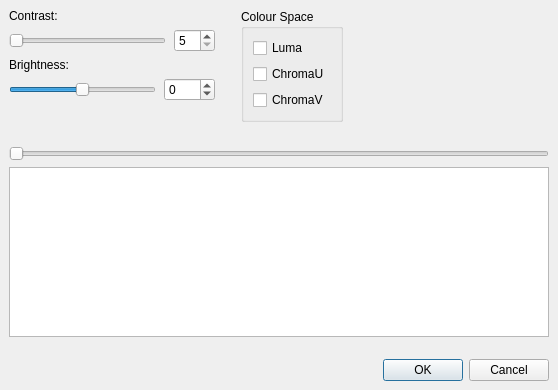
<ui version="4.0" >
 <class>contrastDialog</class>
 <widget class="QDialog" name="contrastDialog" >
  <property name="geometry" >
   <rect>
    <x>0</x>
    <y>0</y>
    <width>558</width>
    <height>390</height>
   </rect>
  </property>
  <property name="windowTitle" >
   <string>Contrast</string>
  </property>
  <layout class="QVBoxLayout" >
   <property name="margin" >
    <number>9</number>
   </property>
   <property name="spacing" >
    <number>6</number>
   </property>
   <item>
    <layout class="QHBoxLayout" >
     <property name="margin" >
      <number>0</number>
     </property>
     <property name="spacing" >
      <number>6</number>
     </property>
     <item>
      <layout class="QVBoxLayout" >
       <property name="margin" >
        <number>0</number>
       </property>
       <property name="spacing" >
        <number>6</number>
       </property>
       <item>
        <widget class="QLabel" name="label" >
         <property name="text" >
          <string>Contrast:</string>
         </property>
        </widget>
       </item>
       <item>
        <layout class="QHBoxLayout" >
         <property name="margin" >
          <number>0</number>
         </property>
         <property name="spacing" >
          <number>6</number>
         </property>
         <item>
          <widget class="QSlider" name="horizontalSliderContrast" >
           <property name="minimum" >
            <number>5</number>
           </property>
           <property name="maximum" >
            <number>15</number>
           </property>
           <property name="orientation" >
            <enum>Qt::Horizontal</enum>
           </property>
          </widget>
         </item>
         <item>
          <spacer>
           <property name="orientation" >
            <enum>Qt::Horizontal</enum>
           </property>
           <property name="sizeType" >
            <enum>QSizePolicy::Fixed</enum>
           </property>
           <property name="sizeHint" >
            <size>
             <width>2</width>
             <height>20</height>
            </size>
           </property>
          </spacer>
         </item>
         <item>
          <widget class="QSpinBox" name="contrastSpinBox" >
           <property name="maximum" >
            <number>15</number>
           </property>
           <property name="minimum" >
            <number>5</number>
           </property>
          </widget>
         </item>
        </layout>
       </item>
       <item>
        <widget class="QLabel" name="label_2" >
         <property name="text" >
          <string>Brightness:</string>
         </property>
        </widget>
       </item>
       <item>
        <layout class="QHBoxLayout" >
         <property name="margin" >
          <number>0</number>
         </property>
         <property name="spacing" >
          <number>6</number>
         </property>
         <item>
          <widget class="QSlider" name="horizontalSliderBrightness" >
           <property name="minimum" >
            <number>-127</number>
           </property>
           <property name="maximum" >
            <number>127</number>
           </property>
           <property name="orientation" >
            <enum>Qt::Horizontal</enum>
           </property>
          </widget>
         </item>
         <item>
          <spacer>
           <property name="orientation" >
            <enum>Qt::Horizontal</enum>
           </property>
           <property name="sizeType" >
            <enum>QSizePolicy::Fixed</enum>
           </property>
           <property name="sizeHint" >
            <size>
             <width>2</width>
             <height>20</height>
            </size>
           </property>
          </spacer>
         </item>
         <item>
          <widget class="QSpinBox" name="brightnessSpinBox" >
           <property name="maximum" >
            <number>127</number>
           </property>
           <property name="minimum" >
            <number>-127</number>
           </property>
          </widget>
         </item>
        </layout>
       </item>
       <item>
        <spacer>
         <property name="orientation" >
          <enum>Qt::Vertical</enum>
         </property>
         <property name="sizeType" >
          <enum>QSizePolicy::Expanding</enum>
         </property>
         <property name="sizeHint" >
          <size>
           <width>20</width>
           <height>1</height>
          </size>
         </property>
        </spacer>
       </item>
      </layout>
     </item>
     <item>
      <spacer>
       <property name="orientation" >
        <enum>Qt::Horizontal</enum>
       </property>
       <property name="sizeType" >
        <enum>QSizePolicy::Fixed</enum>
       </property>
       <property name="sizeHint" >
        <size>
         <width>20</width>
         <height>20</height>
        </size>
       </property>
      </spacer>
     </item>
     <item>
      <layout class="QVBoxLayout" >
       <property name="margin" >
        <number>0</number>
       </property>
       <property name="spacing" >
        <number>6</number>
       </property>
       <item>
        <widget class="QGroupBox" name="groupBox" >
         <property name="title" >
          <string>Colour Space</string>
         </property>
         <layout class="QVBoxLayout" >
          <property name="margin" >
           <number>9</number>
          </property>
          <property name="spacing" >
           <number>6</number>
          </property>
          <item>
           <widget class="QCheckBox" name="checkBoxY" >
            <property name="text" >
             <string>Luma</string>
            </property>
           </widget>
          </item>
          <item>
           <widget class="QCheckBox" name="checkBoxU" >
            <property name="text" >
             <string>ChromaU</string>
            </property>
           </widget>
          </item>
          <item>
           <widget class="QCheckBox" name="checkBoxV" >
            <property name="text" >
             <string>ChromaV</string>
            </property>
           </widget>
          </item>
         </layout>
        </widget>
       </item>
       <item>
        <spacer>
         <property name="orientation" >
          <enum>Qt::Vertical</enum>
         </property>
         <property name="sizeHint" >
          <size>
           <width>20</width>
           <height>40</height>
          </size>
         </property>
        </spacer>
       </item>
      </layout>
     </item>
     <item>
      <spacer>
       <property name="orientation" >
        <enum>Qt::Horizontal</enum>
       </property>
       <property name="sizeHint" >
        <size>
         <width>101</width>
         <height>86</height>
        </size>
       </property>
      </spacer>
     </item>
    </layout>
   </item>
   <item>
    <widget class="QSlider" name="horizontalSlider" >
     <property name="orientation" >
      <enum>Qt::Horizontal</enum>
     </property>
    </widget>
   </item>
   <item>
    <widget class="QGraphicsView" name="graphicsView" />
   </item>
   <item>
    <spacer>
     <property name="orientation" >
      <enum>Qt::Vertical</enum>
     </property>
     <property name="sizeType" >
      <enum>QSizePolicy::Fixed</enum>
     </property>
     <property name="sizeHint" >
      <size>
       <width>20</width>
       <height>16</height>
      </size>
     </property>
    </spacer>
   </item>
   <item>
    <spacer>
     <property name="orientation" >
      <enum>Qt::Vertical</enum>
     </property>
     <property name="sizeType" >
      <enum>QSizePolicy::Ignored</enum>
     </property>
     <property name="sizeHint" >
      <size>
       <width>20</width>
       <height>16</height>
      </size>
     </property>
    </spacer>
   </item>
   <item>
    <widget class="QDialogButtonBox" name="buttonBox" >
     <property name="orientation" >
      <enum>Qt::Horizontal</enum>
     </property>
     <property name="standardButtons" >
      <set>QDialogButtonBox::Cancel|QDialogButtonBox::NoButton|QDialogButtonBox::Ok</set>
     </property>
    </widget>
   </item>
  </layout>
 </widget>
 <tabstops>
  <tabstop>horizontalSliderContrast</tabstop>
  <tabstop>contrastSpinBox</tabstop>
  <tabstop>horizontalSliderBrightness</tabstop>
  <tabstop>brightnessSpinBox</tabstop>
  <tabstop>checkBoxY</tabstop>
  <tabstop>checkBoxU</tabstop>
  <tabstop>checkBoxV</tabstop>
  <tabstop>horizontalSlider</tabstop>
  <tabstop>graphicsView</tabstop>
  <tabstop>buttonBox</tabstop>
 </tabstops>
 <resources/>
 <connections>
  <connection>
   <sender>buttonBox</sender>
   <signal>accepted()</signal>
   <receiver>contrastDialog</receiver>
   <slot>accept()</slot>
   <hints>
    <hint type="sourcelabel" >
     <x>248</x>
     <y>254</y>
    </hint>
    <hint type="destinationlabel" >
     <x>157</x>
     <y>274</y>
    </hint>
   </hints>
  </connection>
  <connection>
   <sender>buttonBox</sender>
   <signal>rejected()</signal>
   <receiver>contrastDialog</receiver>
   <slot>reject()</slot>
   <hints>
    <hint type="sourcelabel" >
     <x>316</x>
     <y>260</y>
    </hint>
    <hint type="destinationlabel" >
     <x>286</x>
     <y>274</y>
    </hint>
   </hints>
  </connection>
  <connection>
   <sender>horizontalSliderContrast</sender>
   <signal>valueChanged(int)</signal>
   <receiver>contrastSpinBox</receiver>
   <slot>setValue(int)</slot>
   <hints>
    <hint type="sourcelabel" >
     <x>87</x>
     <y>69</y>
    </hint>
    <hint type="destinationlabel" >
     <x>190</x>
     <y>69</y>
    </hint>
   </hints>
  </connection>
  <connection>
   <sender>horizontalSliderBrightness</sender>
   <signal>valueChanged(int)</signal>
   <receiver>brightnessSpinBox</receiver>
   <slot>setValue(int)</slot>
   <hints>
    <hint type="sourcelabel" >
     <x>87</x>
     <y>117</y>
    </hint>
    <hint type="destinationlabel" >
     <x>190</x>
     <y>117</y>
    </hint>
   </hints>
  </connection>
  <connection>
   <sender>contrastSpinBox</sender>
   <signal>valueChanged(int)</signal>
   <receiver>horizontalSliderContrast</receiver>
   <slot>setValue(int)</slot>
   <hints>
    <hint type="sourcelabel" >
     <x>190</x>
     <y>69</y>
    </hint>
    <hint type="destinationlabel" >
     <x>87</x>
     <y>69</y>
    </hint>
   </hints>
  </connection>
  <connection>
   <sender>brightnessSpinBox</sender>
   <signal>valueChanged(int)</signal>
   <receiver>horizontalSliderBrightness</receiver>
   <slot>setValue(int)</slot>
   <hints>
    <hint type="sourcelabel" >
     <x>190</x>
     <y>117</y>
    </hint>
    <hint type="destinationlabel" >
     <x>87</x>
     <y>117</y>
    </hint>
   </hints>
  </connection>
 </connections>
</ui>
